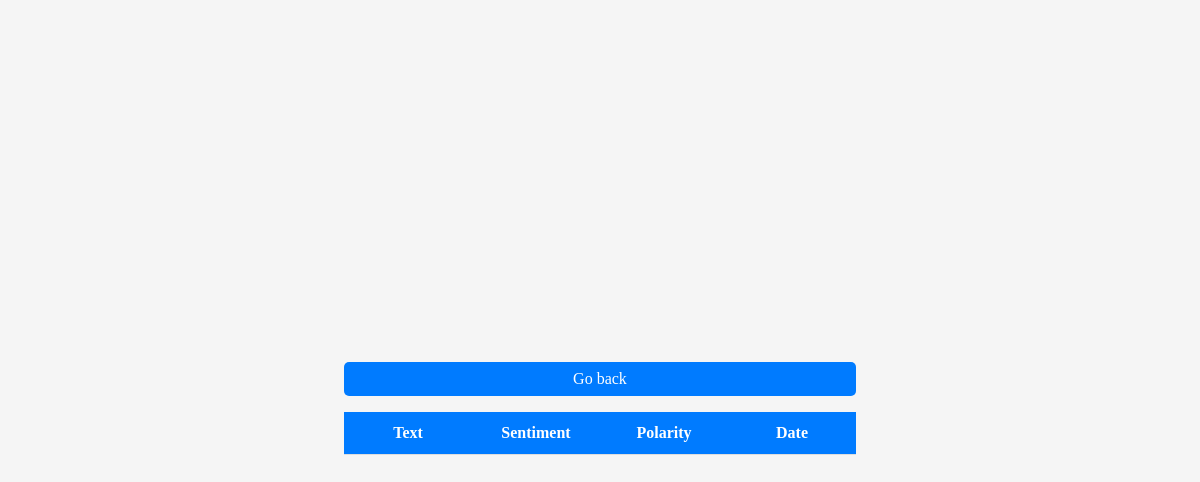
Page /application/history/ on the earlier database version.
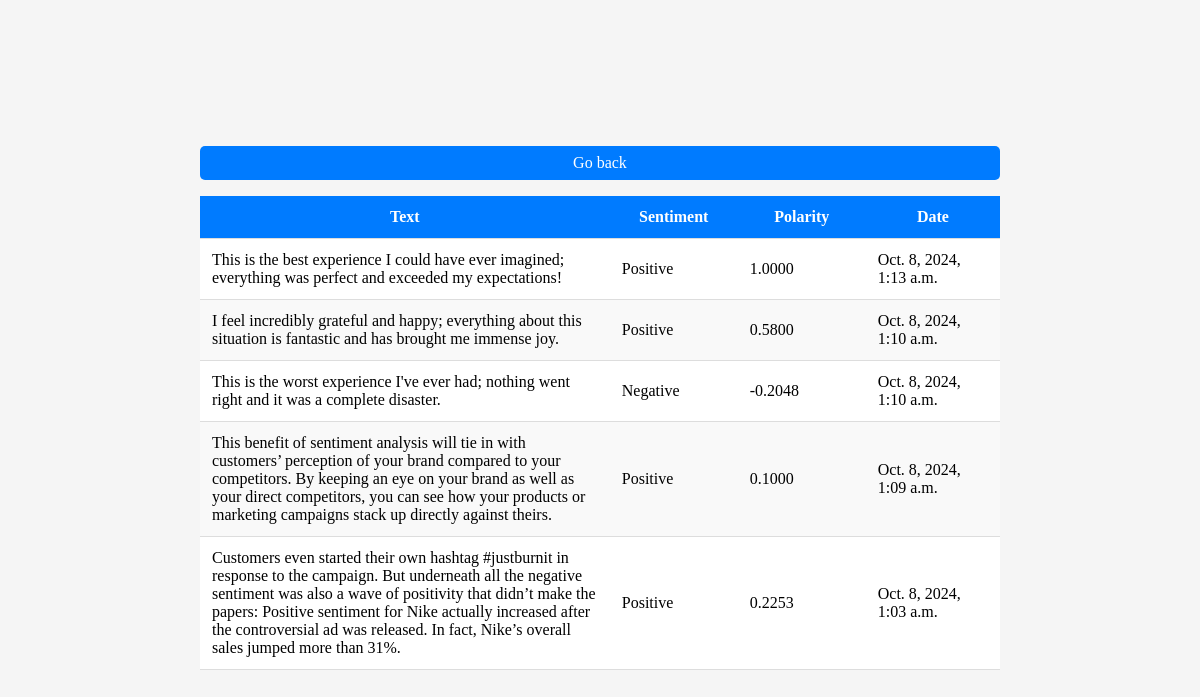
Same page on the later database version.
### application/models.py (models this page shows, shortened)
class SentimentAnalysis(models.Model):
    input_text = models.TextField()
    sentiment = models.CharField(max_length=20)
    polarity = models.FloatField()
    created_at = models.DateTimeField(auto_now_add=True)

### application/views.py (the view)
# urls.py: path('history/', views.sentiment_history, name='sentiment_history'),
def sentiment_history(request):
    analyses = SentimentAnalysis.objects.all().order_by('-created_at')  # Sort by most recent
    return render(request, 'application/history.html', {'analyses': analyses})

### templates/application/history.html (shortened to what this page needs)
<!DOCTYPE html>
{% load static %}
<html lang="en">
<head>
    <link rel="stylesheet" href="{% static 'css/style.css' %}">
</head>
<body>
    <a href="{% url 'sentiment_analysis' %}" class="link-button">Go back</a>
    <table>
        <thead>
            <tr>
                <th class="text-column">Text</th>
                <th>Sentiment</th>
                <th>Polarity</th>
                <th>Date</th>
            </tr>
        </thead>
        <tbody>
            {% for analysis in analyses %}
            <tr>
                <td class="text-column">{{ analysis.input_text }}</td>
                <td>{{ analysis.sentiment }}</td>
                <td>{{ analysis.polarity|floatformat:4 }}</td>
                <td>{{ analysis.created_at }}</td>
            </tr>
            {% endfor %}
        </tbody>
    </table>
</body>
</html>

### static/css/style.css (style rules this page uses)
* { margin: 0; padding: 0; box-sizing: border-box; }
body { min-height: 100vh; display: grid; place-content: center; font-size: 1rem; background-color: whitesmoke; }
.link-button { display: inline-block; padding: 0.5rem 1rem; margin-top: 1rem; background-color: #007bff; color: white; text-align: center; border: none; border-radius: 5px; text-decoration: none; transition: background-color 0.3s; }
table { max-width: 50rem; border-collapse: collapse; margin-top: 1rem; }
th, td { padding: 12px; min-width: 8rem; text-align: left; border-bottom: 1px solid #ddd; }
th { text-align: center; background-color: #007bff; color: white; }
tbody tr:nth-child(even) { background-color: #f9f9f9; }
tbody tr:nth-child(odd) { background-color: #ffffff; }
td { word-wrap: break-word; }

Differences in the rows shown:
added SentimentAnalysis: input_text "This is the best experience I could have ever imagined; everything was perfect and exceeded my expectations!", sentiment "Positive", polarity "1.0000", created_at "Oct. 8, 2024, 1:13 a.m."
added SentimentAnalysis: input_text "I feel incredibly grateful and happy; everything about this situation is fantastic and has brought me immense joy.", sentiment "Positive", polarity "0.5800", created_at "Oct. 8, 2024, 1:10 a.m."
added SentimentAnalysis: input_text "This is the worst experience I've ever had; nothing went right and it was a complete disaster.", sentiment "Negative", polarity "-0.2048", created_at "Oct. 8, 2024, 1:10 a.m."
added SentimentAnalysis: input_text "This benefit of sentiment analysis will tie in with customers’ perception of your brand compared to your competitors. By keeping an eye on your brand as well as your direct competitors, you can see how your products or marketing campaigns stack up directly against theirs.", sentiment "Positive", polarity "0.1000", created_at "Oct. 8, 2024, 1:09 a.m."
added SentimentAnalysis: input_text "Customers even started their own hashtag #justburnit in response to the campaign. But underneath all the negative sentiment was also a wave of positivity that didn’t make the papers: Positive sentiment for Nike actually increased after the controversial ad was released. In fact, Nike’s overall sales jumped more than 31%.", sentiment "Positive", polarity "0.2253", created_at "Oct. 8, 2024, 1:03 a.m."
